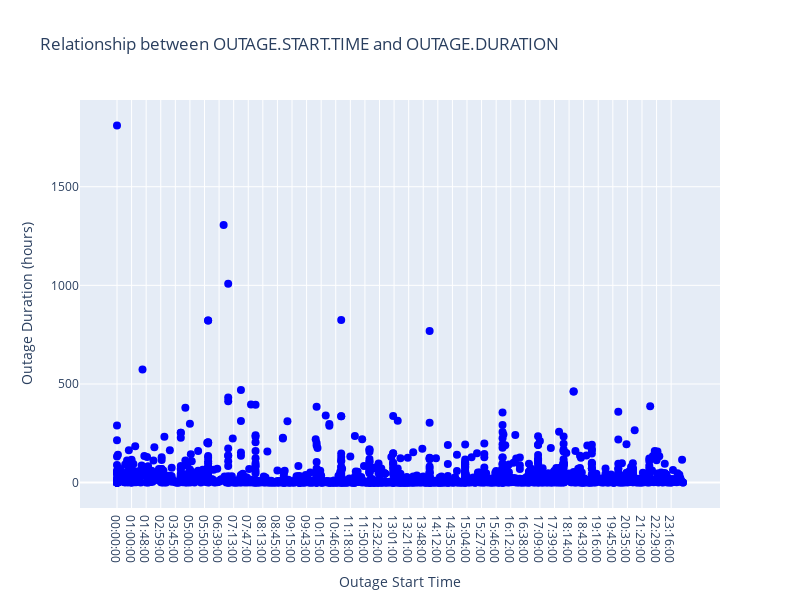

The notebook cell this image was saved under:
### Code cell
df_extracted = df[['OUTAGE.START.TIME', 'OUTAGE.DURATION']]
df_extracted['OUTAGE.DURATION'] = df_extracted['OUTAGE.DURATION'] / 60
df_sorted = df_extracted.sort_values(by='OUTAGE.START.TIME')

fig = go.Figure()

# Add scatter plot to the figure
fig.add_trace(go.Scatter(
    x=df_sorted['OUTAGE.START.TIME'], 
    y=df_sorted['OUTAGE.DURATION'], 
    mode='markers', 
    marker=dict(color='blue', size=8),
    name='Power Outages'
))

# Add titles and labels
fig.update_layout(
    title='Relationship between OUTAGE.START.TIME and OUTAGE.DURATION',
    xaxis_title='Outage Start Time',
    yaxis_title='Outage Duration (hours)',
    template='plotly',
    height=600,
    width=800
)

# Show the interactive plot
fig.show()

### Figure 1 — Plotly figure (JSON) as saved in the notebook; plotly's stock layout.template omitted (floating-point values rounded to 4 significant figures; data arrays with more than 128 entries replaced by an {"elided": "..."} marker saying what was removed)
{"data": [{"marker": {"color": "blue", "size": 8}, "mode": "markers", "name": "Power Outages", "type": "scatter", "x": {"elided": "1534 str values"}, "y": {"elided": "1534 float values"}}], "layout": {"height": 600, "title": {"text": "Relationship between OUTAGE.START.TIME and OUTAGE.DURATION"}, "width": 800, "xaxis": {"autorange": true, "range": [-40.6, 661.6], "title": {"text": "Outage Start Time"}, "type": "category"}, "yaxis": {"autorange": true, "range": [-129.3, 1940.0], "title": {"text": "Outage Duration (hours)"}, "type": "linear"}}}
